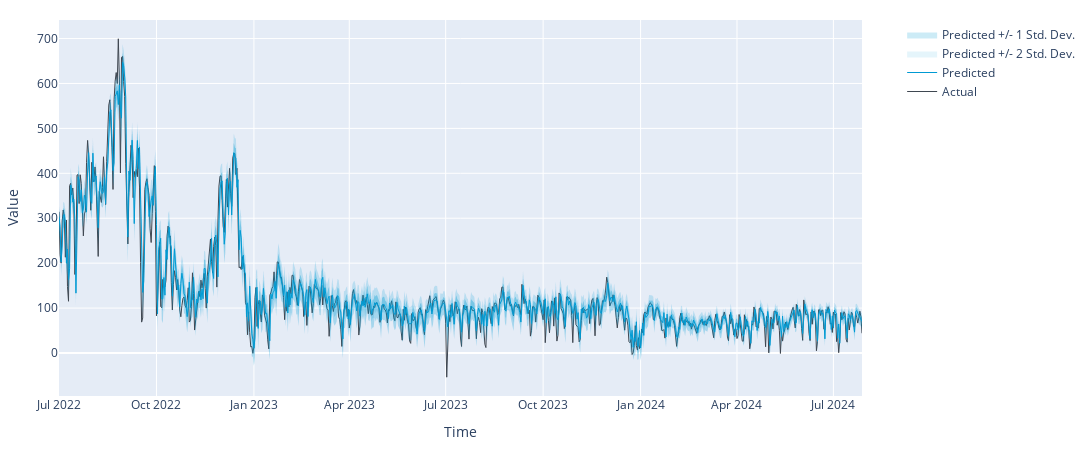

This figure's notebook cell:
### Code cell
# Plot the result

# Create traces for actual and predicted values
trace_actual = go.Scatter(
    x=chronos_forecasts["date"].values,
    y=chronos_forecasts["actual"].values,
    mode='lines',
    name='Actual',
    line=dict(color='#3f4751', width=1)
)

trace_predicted = go.Scatter(
    x=chronos_forecasts["date"].values,
    y=chronos_forecasts["mean"].values,
    mode='lines',
    name='Predicted',
    line=dict(color='#009ad3', width=1)
)

# Create traces for confidence intervals
trace_std_1 = go.Scatter(
    x=chronos_forecasts["date"].values,
    y=chronos_forecasts["mean"].values + chronos_forecasts["std"].values,
    mode='lines',
    name='Predicted +/- 1 Std. Dev.',
    line=dict(color='#009ad3', width=0),
    fill='tonexty',
    fillcolor='rgba(0, 154, 211, 0.2)'
)

trace_std_1_neg = go.Scatter(
    x=chronos_forecasts["date"].values,
    y=chronos_forecasts["mean"].values - chronos_forecasts["std"].values,
    mode='lines',
    line=dict(color='#009ad3', width=0),
    showlegend=False,
    fill='tonexty',
    fillcolor='rgba(0, 154, 211, 0.2)'
)

trace_std_2 = go.Scatter(
    x=chronos_forecasts["date"].values,
    y=chronos_forecasts["mean"].values + 2 * chronos_forecasts["std"].values,
    mode='lines',
    name='Predicted +/- 2 Std. Dev.',
    line=dict(color='#009ad3', width=0),
    fill='tonexty',
    fillcolor='rgba(0, 154, 211, 0.1)'
)

trace_std_2_neg = go.Scatter(
    x=chronos_forecasts["date"].values,
    y=chronos_forecasts["mean"].values - 2 * chronos_forecasts["std"].values,
    mode='lines',
    line=dict(color='#009ad3', width=0),
    showlegend=False,
    fill='tonexty',
    fillcolor='rgba(0, 154, 211, 0.1)'
)

# Create the figure with all the traces
fig = go.Figure()
fig.add_trace(trace_actual)
fig.add_trace(trace_predicted)
fig.add_trace(trace_std_2)
fig.add_trace(trace_std_2_neg)
fig.add_trace(trace_std_1)
fig.add_trace(trace_std_1_neg)

# Set layout options
fig.update_layout(
    xaxis_title='Time',
    yaxis_title='Value',
    legend=dict(x=1.05, y=1),
    margin=dict(t=20, b=20, l=20, r=20),
    width=1200,
    height=450
)

# Show the plot
pio.show(fig)

### Figure 1 — Plotly figure (JSON) as saved in the notebook; plotly's stock layout.template omitted (floating-point values rounded to 4 significant figures; data arrays with more than 128 entries replaced by an {"elided": "..."} marker saying what was removed)
{"data": [{"line": {"color": "#3f4751", "width": 1}, "mode": "lines", "name": "Actual", "type": "scatter", "x": {"elided": "759 str values"}, "y": {"elided": "759 float values"}}, {"line": {"color": "#009ad3", "width": 1}, "mode": "lines", "name": "Predicted", "type": "scatter", "x": {"elided": "759 str values"}, "y": {"elided": "759 float values"}}, {"fill": "tonexty", "fillcolor": "rgba(0, 154, 211, 0.1)", "line": {"color": "#009ad3", "width": 0}, "mode": "lines", "name": "Predicted +/- 2 Std. Dev.", "type": "scatter", "x": {"elided": "759 str values"}, "y": {"elided": "759 float values"}}, {"fill": "tonexty", "fillcolor": "rgba(0, 154, 211, 0.1)", "line": {"color": "#009ad3", "width": 0}, "mode": "lines", "showlegend": false, "type": "scatter", "x": {"elided": "759 str values"}, "y": {"elided": "759 float values"}}, {"fill": "tonexty", "fillcolor": "rgba(0, 154, 211, 0.2)", "line": {"color": "#009ad3", "width": 0}, "mode": "lines", "name": "Predicted +/- 1 Std. Dev.", "type": "scatter", "x": {"elided": "759 str values"}, "y": {"elided": "759 float values"}}, {"fill": "tonexty", "fillcolor": "rgba(0, 154, 211, 0.2)", "line": {"color": "#009ad3", "width": 0}, "mode": "lines", "showlegend": false, "type": "scatter", "x": {"elided": "759 str values"}, "y": {"elided": "759 float values"}}], "layout": {"height": 450, "legend": {"x": 1.05, "y": 1}, "margin": {"b": 20, "l": 20, "r": 20, "t": 20}, "width": 1200, "xaxis": {"title": {"text": "Time"}}, "yaxis": {"title": {"text": "Value"}}}}
